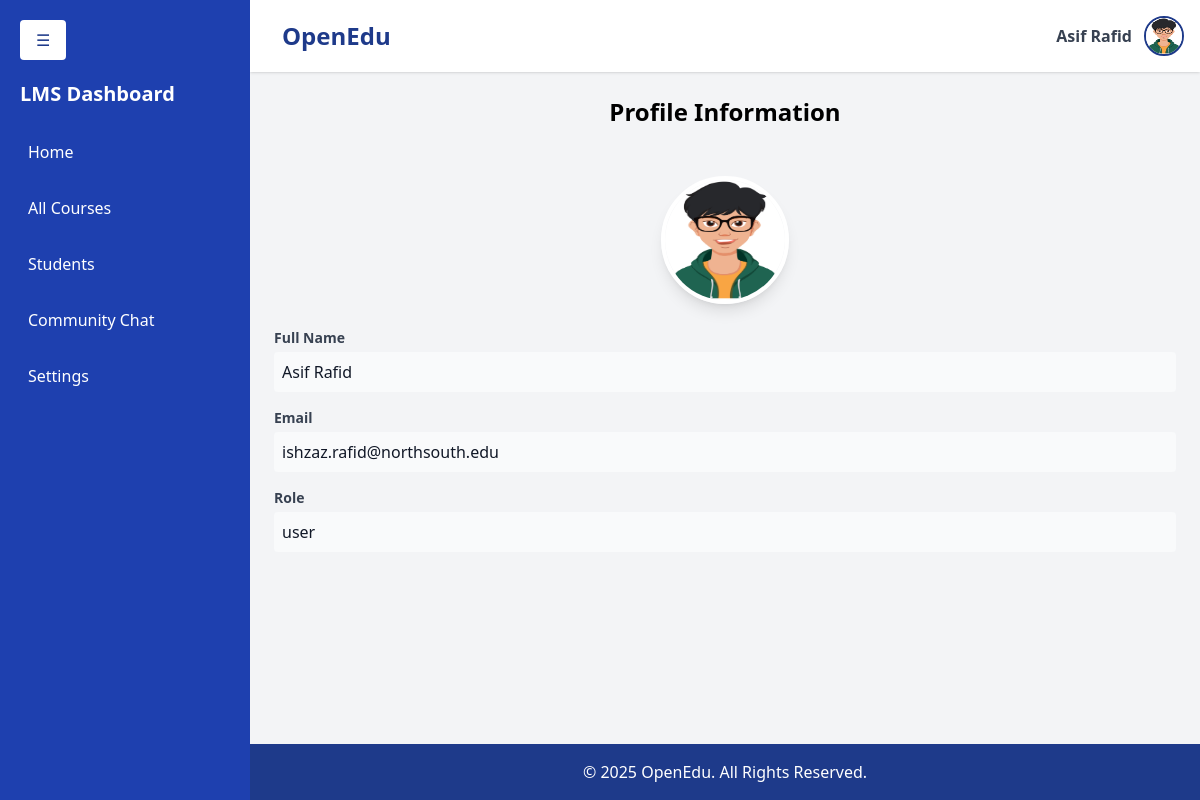
The page /accounts/viewprofile/ (signed in) on the database its author committed.
### accounts/models.py (models this page shows, shortened)
class User(AbstractUser):
    contact = models.CharField(max_length=15, blank=True, null=True)
    profilepicture = models.ImageField(upload_to='images/profilepictures', blank=True, null=True,default='images/profilepictures/rafid1.jpg')
    role=models.TextField(default='user')
    course=models.IntegerField(default=-1)
    department=models.IntegerField(default=-1)
    groups = models.ManyToManyField(
        'auth.Group',
        related_name='custom_user_set',
        blank=True
    )
    user_permissions = models.ManyToManyField(
        'auth.Permission',
        related_name='custom_user_permissions_set',
        blank=True
    )

### accounts/views.py (the view)
# urls.py: path('viewprofile/', view_profile, name='viewprofile'),
@login_required
def view_profile(request):
    user = request.user
    context = {
        'user': user,
        'full_name': user.get_full_name() if user.get_full_name() else user.username,
        'email': user.email,
        'role': user.role,
        'profile_picture': user.profilepicture.url if user.profilepicture else 'https://via.placeholder.com/150'
    }
    return render(request, 'viewprofile.html', context)

### accounts/templates/viewprofile.html (shortened to what this page needs)
{% extends 'dashboard.html' %}
{%block content %}
        <div class="p-6 text-center">
            <h1 class="text-2xl font-bold text-black">Profile Information</h1>
        </div>
        <div class="p-6">
            <div class="flex justify-center mb-6">
                <div class="relative">
                    <img id="profileImage" src="{{ profile_picture }}" alt="Profile"
                         class="w-32 h-32 rounded-full border-4 border-white shadow-lg">
                </div>
            </div>
            <div class="space-y-4">
                <div>
                    <label class="block text-gray-700 text-sm font-bold mb-1">Full Name</label>
                    <div id="nameDisplay" class="text-gray-900 font-medium p-2 bg-gray-50 rounded">{{ full_name }}</div>
                </div>
                <div>
                    <label class="block text-gray-700 text-sm font-bold mb-1">Email</label>
                    <div id="emailDisplay" class="text-gray-900 font-medium p-2 bg-gray-50 rounded">{{ email }}</div>
                </div>
                <div>
                    <label class="block text-gray-700 text-sm font-bold mb-1">Role</label>
                    <div id="roleDisplay" class="text-gray-900 font-medium p-2 bg-gray-50 rounded">{{ role }}</div>
                </div>
            </div>
        </div>
{% endblock %}

### home/templates/inc/header.html (shortened to what this page needs)
<header class="bg-white shadow p-4 flex justify-between items-center relative">
  <div class="flex items-center space-x-4">
    <h1 class="text-2xl font-bold text-blue-900">OpenEdu</h1>
  </div>
  <div class="flex items-center space-x-3 relative">
    <span class="text-gray-700 font-semibold">
      {{ request.user.first_name }} {{ request.user.last_name }}
    </span>
    <a
      href="javascript:void(0);"
      onclick="toggleDropdownProfile()"
      class="w-10 h-10"
    >
      <img
        src="{{ request.user.profilepicture.url }}"
        alt="Profile"
        class="w-10 h-10 rounded-full border-2 border-blue-900"
      />
    </a>
  </div>
</header>

### rows shown on the page
User: user.first_name "Asif", user.last_name "Rafid", user.profilepicture (picture), email "ishzaz.rafid@northsouth.edu", role "user"

### other values the page prints
{{ full_name }} "Asif Rafid"
